Frame 1 (no input): blank canvas, image omitted
Frame 60 (no input): blank canvas, image omitted
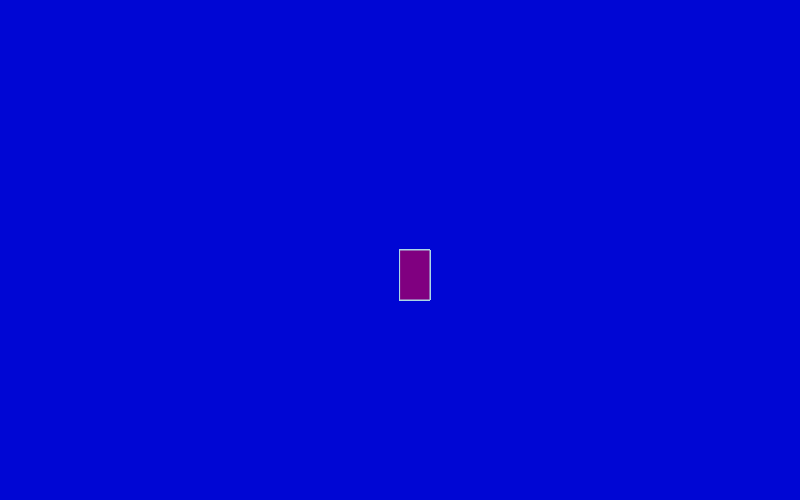
Frame 120 (the mouse pressed at the canvas centre since frame 60)

The p5.js sketch whose frames 1 and 60 were blank and that drew this single picture after the mouse press (run headless with seeded random() and noise() and a simulated clock; from frame 60 on, the mouse is pressed at the canvas centre):

// p5.js sketch
// ── sketch.js
function setup() {
  createCanvas(800, 500);
  background("#0006D4");
}
function draw() {

  fill("purple")
  stroke("lightblue");
if (mouseIsPressed)
  rect(mouseX,mouseY,30,50);
}
